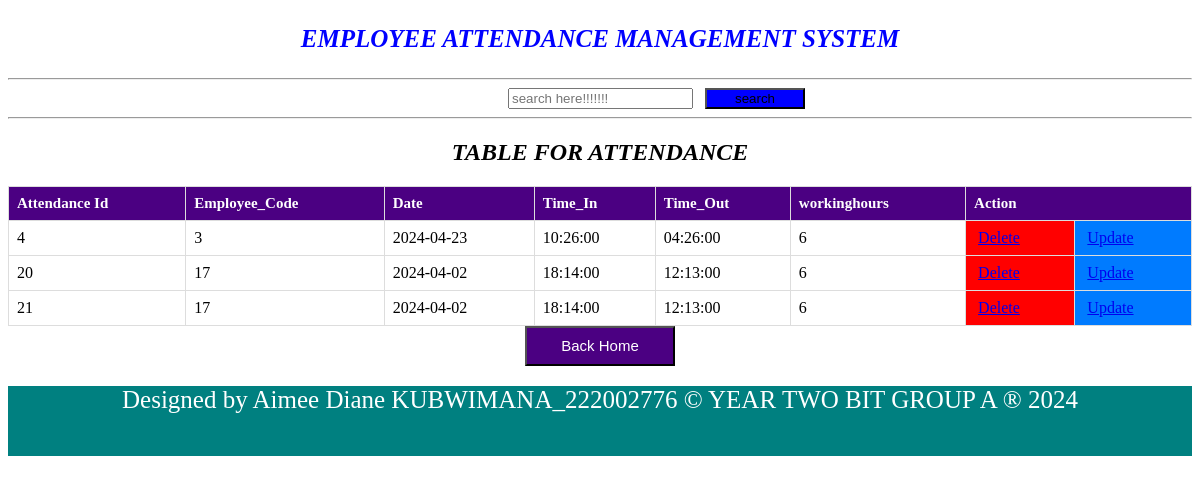
The page /KUBWIMANA_AimeeDiane_222002776_W.T_CAT_Submission_of_30th_04_2024/attendtable.php on the database its author committed.
### tables this page shows
CREATE TABLE `attendance` (
  `id` int(11) NOT NULL,
  `employee_code` int(11) NOT NULL,
  `Date` date DEFAULT NULL,
  `time_in` time DEFAULT NULL,
  `time_out` time DEFAULT NULL,
  `workinghours` int(11) DEFAULT NULL
);

### KUBWIMANA_AimeeDiane_222002776_W.T_CAT_Submission_of_30th_04_2024/attendtable.php (the view, shortened to what this page needs)
<!DOCTYPE html>
<html>
<head>
</head>
<body>
<center><p style="font-weight: bold;font-size: 25px;align-items: center;color: blue;"><i>EMPLOYEE ATTENDANCE MANAGEMENT SYSTEM</i></p></center><hr>
<div style="margin-left: 500px;"><form action="search.php" method="GET">
      <input type="search" name="query" placeholder="search here!!!!!!!">&nbsp;&nbsp;&nbsp;<button type="submit" style="background-color: blue;width: 100px;">search</button>
    </form></div><hr>
    <center><h2><i> TABLE FOR ATTENDANCE </h2></i></center>
    <table>
        <tr>
            <th>Attendance Id</th>
            <th>Employee_Code</th>
            <th>Date</th>
            <th>Time_In</th>
            <th>Time_Out</th>
            <th>workinghours</th>
            <th colspan="2">Action</th>
        </tr>
        <?php
      include('dbconnection.php');
        $sql = "SELECT * FROM attendance";
        $result = $connection->query($sql);
        if ($result->num_rows > 0) {
            while ($row = $result->fetch_assoc()) {
                $pid = $row['id'];
                echo "<tr>
                    <td>" . $row['id'] . "</td>
                    <td>" . $row['employee_code'] . "</td>
                    <td>" . $row['Date'] . "</td>
                    <td>" . $row['time_in'] . "</td>
                    <td>" . $row['time_out'] . "</td>
                    <td>" . $row['workinghours'] . "</td>
                    <td style='background-color:red'><a style='padding:4px' href='delete_attendance.php?id=$pid'>Delete</a></td>
                    <td style='background-color:#007bff'><a style='padding:4px' href='update_attendance.php?id=$pid'>Update</a></td>
                </tr>";
            }
        } else {
            echo "<tr><td colspan='6'>No data found</td></tr>";
        }
        ?>
    </table>
    <center><button style="background-color: indigo; width: 150px;height: 40px;" ><a href="home page.html" style=" font-size: 15px;color: white;text-decoration: none;margin-top: 400px;" >Back Home</a></button></center>
</body>
 <div><footer style="background-color:teal;text-align: center;width:100%;height:70px; color: white;font-size: 25px;bottom:0px;"><p style="margin-top: 20px;"> Designed by Aimee Diane KUBWIMANA_222002776 &copy YEAR TWO BIT GROUP A &reg 2024</p></footer></div>
</body>
</html>

### KUBWIMANA_AimeeDiane_222002776_W.T_CAT_Submission_of_30th_04_2024/attendtable.php (style rules this page uses)
table { width: 100%; border-collapse: collapse; }
th, td { border: 1px solid #ddd; padding: 8px; text-align: left; }
th { background-color: indigo; color: white; font-size: 15px; }

### rows shown on the page
attendance: id "4", employee_code "3", Date "2024-04-23", time_in "10:26:00", time_out "04:26:00", workinghours "6"
attendance: id "20", employee_code "17", Date "2024-04-02", time_in "18:14:00", time_out "12:13:00", workinghours "6"
attendance: id "21", employee_code "17", Date "2024-04-02", time_in "18:14:00", time_out "12:13:00", workinghours "6"
